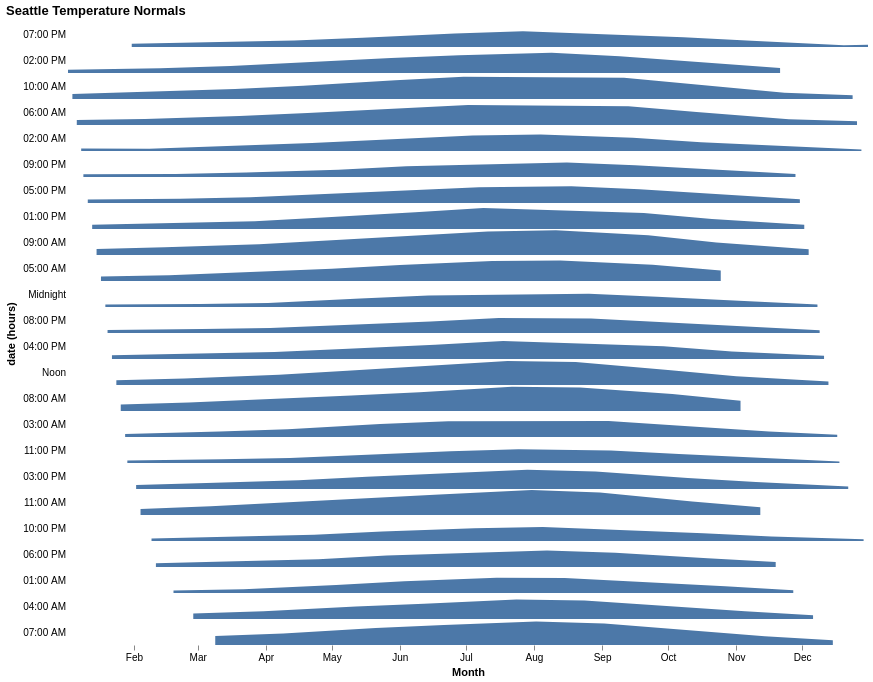

Vega-Lite specification for this chart:
### Vega-Lite specification from a JSON file in a GitHub repository (floating-point values rounded to 4 significant figures; data arrays with more than 128 entries replaced by an {"elided": "..."} marker saying what was removed)
{"$schema": "https://vega.github.io/schema/vega-lite/v6.json", "title": "Seattle Temperature Normals", "data": {"values": {"elided": "200 records"}}, "transform": [{"calculate": "(hours(datum.date) + 18) % 24", "as": "order"}], "spacing": {"row": 1}, "facet": {"row": {"field": "date", "timeUnit": "hours", "type": "nominal", "sort": {"field": "order"}, "header": {"labelAngle": 0, "labelPadding": 2, "titlePadding": -4, "labelAlign": "left", "labelExpr": "hours(datum.value) == 0 ? 'Midnight' : hours(datum.value) == 12 ? 'Noon' : timeFormat(datum.value, '%I:%M %p')"}}}, "spec": {"width": 800, "height": 25, "view": {"stroke": null}, "mark": "area", "encoding": {"x": {"field": "date", "type": "temporal", "title": "Month", "timeUnit": "monthdate", "axis": {"format": "%b"}}, "y": {"field": "temperature", "type": "quantitative", "aggregate": "mean", "scale": {"zero": false}, "axis": {"title": null, "labels": false, "ticks": false}}}}, "config": {"axis": {"grid": false, "domain": false}}}
